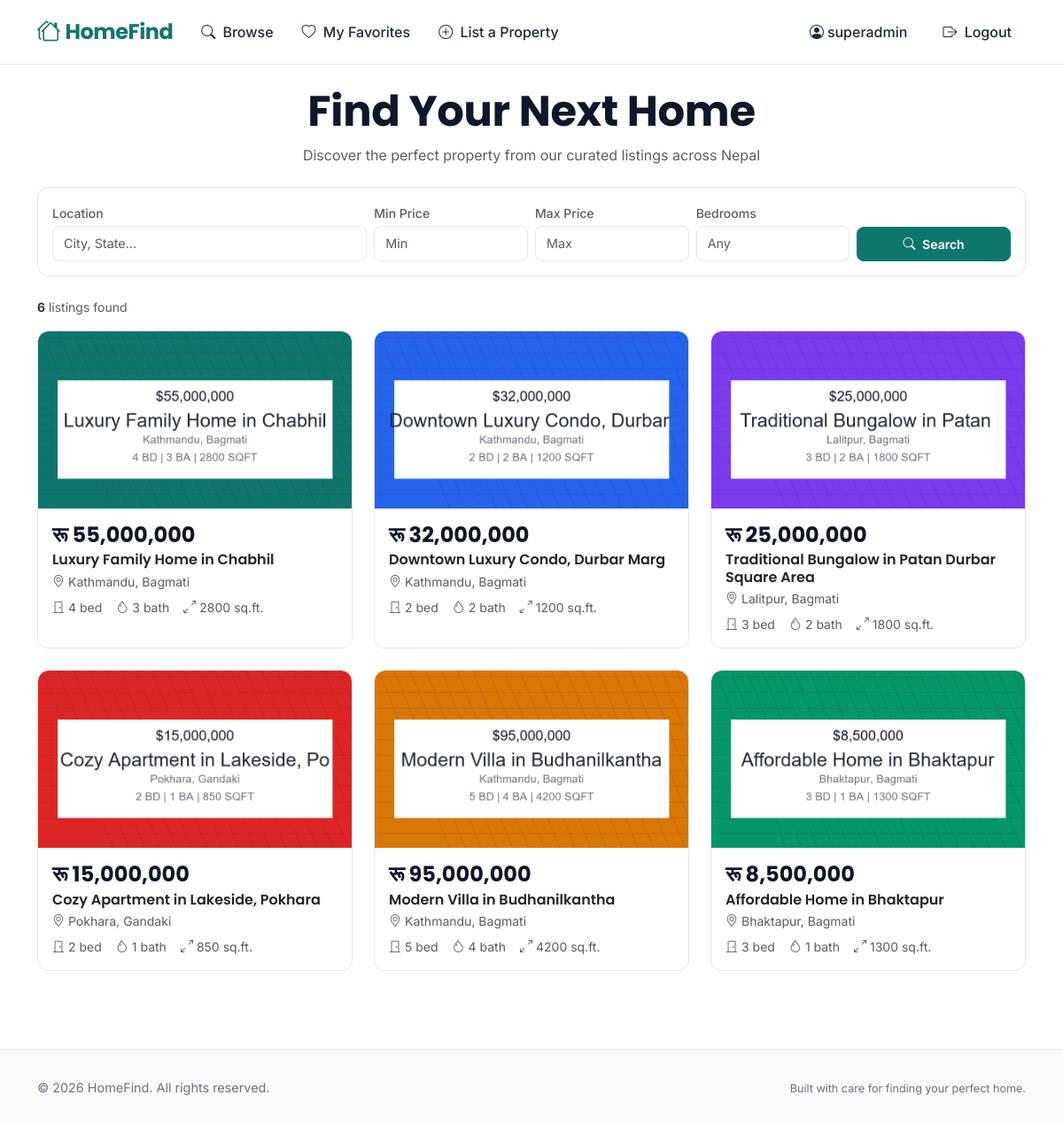
The app's page / (signed in) with its own data.
### listings/models.py (models this page shows, shortened)
class Listing(models.Model):
    agent = models.ForeignKey(Agent, on_delete=models.CASCADE)
    property_type = models.ForeignKey(PropertyType, on_delete=models.CASCADE)
    title = models.CharField(max_length=200)
    description = models.TextField(blank=True)
    price = models.DecimalField(max_digits=10, decimal_places=2)
    bedrooms = models.IntegerField()
    bathrooms = models.IntegerField()
    square_feet = models.IntegerField()
    address = models.CharField(max_length=200)
    city = models.CharField(max_length=200)
    state = models.CharField(max_length=200)
    zip_code = models.CharField(max_length=10)
    created_at = models.DateTimeField(auto_now_add=True)

class ListingImage(models.Model):
    listing = models.ForeignKey(Listing, on_delete=models.CASCADE)
    image = models.ImageField(upload_to='listings/')
    uploaded_at = models.DateTimeField(auto_now_add=True)

### listings/views.py (the view)
# urls.py: path('', views.listing_list, name='listing_list'),
def listing_list(request):
    listings = Listing.objects.all()
    location = request.GET.get('location')
    min_price = request.GET.get('min_price')
    max_price = request.GET.get('max_price')
    bedrooms = request.GET.get('bedrooms')
    if location:
        listings = listings.filter(city__icontains=location)
    if min_price:
        listings = listings.filter(price__gte=min_price)
    if max_price:
        listings = listings.filter(price__lte=max_price)
    if bedrooms:
        listings = listings.filter(bedrooms=bedrooms)
    return render(request, 'listings/listing_list.html', {'listings': listings})

### templates/listings/listing_list.html (shortened to what this page needs)
{% extends 'listings/base.html' %}
{% load humanize %}
{% block content %}
<div class="container py-4">
    <div class="text-center mb-4">
        <h1 class="section-title display-5 fw-bold">Find Your Next Home</h1>
        <p class="text-muted fs-6">Discover the perfect property from our curated listings across Nepal</p>
    </div>
    <div class="card-custom p-3 mb-4">
        <form method="get" class="row g-2 align-items-end">
            <div class="col-md-4">
                <label class="form-label small fw-medium text-muted mb-1">Location</label>
                <input type="text" name="location" class="form-control form-control-sm" placeholder="City, State..." value="{{ request.GET.location }}">
            </div>
            <div class="col-md-2">
                <label class="form-label small fw-medium text-muted mb-1">Min Price</label>
                <input type="number" name="min_price" class="form-control form-control-sm" placeholder="Min" value="{{ request.GET.min_price }}">
            </div>
            <div class="col-md-2">
                <label class="form-label small fw-medium text-muted mb-1">Max Price</label>
                <input type="number" name="max_price" class="form-control form-control-sm" placeholder="Max" value="{{ request.GET.max_price }}">
            </div>
            <div class="col-md-2">
                <label class="form-label small fw-medium text-muted mb-1">Bedrooms</label>
                <input type="number" name="bedrooms" class="form-control form-control-sm" placeholder="Any" value="{{ request.GET.bedrooms }}">
            </div>
            <div class="col-md-2 d-grid">
                <button type="submit" class="btn btn-primary btn-sm py-2"><i class="bi bi-search me-1"></i> Search</button>
            </div>
        </form>
    </div>
    <div class="d-flex align-items-center justify-content-between mb-3">
        <p class="text-muted mb-0 small"><span class="fw-semibold text-dark">{{ listings|length }}</span> listing{{ listings|length|pluralize }} found</p>
    </div>
    {% if listings %}
    <div class="row g-4">
        {% for listing in listings %}
        <div class="col-md-6 col-lg-4">
            <a href="{% url 'listing_detail' listing.pk %}" class="text-decoration-none">
                <div class="card-custom overflow-hidden h-100">
                    {% with first_image=listing.listingimage_set.first %}
                    {% if first_image %}
                    <div class="ratio ratio-16x9" style="min-height: 200px;">
                        <img src="{{ first_image.image.url }}" alt="{{ listing.title }}" class="card-img-top" style="object-fit: cover;">
                    </div>
                    {% endif %}
                    {% endwith %}
                    <div class="p-3">
                        <h3 class="price-text h4 mb-1">रू {{ listing.price|floatformat:0|intcomma }}</h3>
                        <h6 class="fw-semibold mb-1 text-dark">{{ listing.title }}</h6>
                        <p class="text-muted small mb-2"><i class="bi bi-geo-alt me-1"></i>{{ listing.city }}, {{ listing.state }}</p>
                        <div class="d-flex gap-3 small text-muted">
                            <span><i class="bi bi-door-closed me-1"></i>{{ listing.bedrooms }} bed</span>
                            <span><i class="bi bi-droplet me-1"></i>{{ listing.bathrooms }} bath</span>
                            <span><i class="bi bi-arrows-angle-expand me-1"></i>{{ listing.square_feet }} sq.ft.</span>
                        </div>
                    </div>
                </div>
            </a>
        </div>
        {% endfor %}
    </div>
    {% endif %}
</div>
{% endblock %}

### templates/listings/base.html (shortened to what this page needs)
<!DOCTYPE html>
{% load static %}
<html lang="en">
<head>
    <link href="https://cdn.jsdelivr.net/npm/bootstrap@5.3.2/dist/css/bootstrap.min.css" rel="stylesheet">
    <link rel="stylesheet" href="https://cdn.jsdelivr.net/npm/bootstrap-icons@1.11.3/font/bootstrap-icons.min.css">
</head>
<body>
    <nav class="navbar navbar-expand-lg sticky-top">
        <div class="container">
            <a class="navbar-brand d-flex align-items-center" href="{% url 'listing_list' %}">
                <i class="bi bi-houses"></i> HomeFind
            </a>
            <div class="collapse navbar-collapse" id="navbarNav">
                <ul class="navbar-nav me-auto">
                    <li class="nav-item">
                        <a class="nav-link" href="{% url 'listing_list' %}"><i class="bi bi-search me-1"></i> Browse</a>
                    </li>
                    {% if user.is_authenticated %}
                    <li class="nav-item">
                        <a class="nav-link" href="{% url 'my_favorites' %}"><i class="bi bi-heart me-1"></i> My Favorites</a>
                    </li>
                    <li class="nav-item">
                        <a class="nav-link" href="{% url 'create_listing' %}"><i class="bi bi-plus-circle me-1"></i> List a Property</a>
                    </li>
                    {% endif %}
                </ul>
                <ul class="navbar-nav">
                    {% if user.is_authenticated %}
                    <li class="nav-item d-flex align-items-center">
                        <span class="nav-link text-muted small me-2"><i class="bi bi-person-circle me-1"></i>{{ user.username }}</span>
                    </li>
                    <li class="nav-item">
                        <a class="nav-link text-danger" href="{% url 'logout' %}"><i class="bi bi-box-arrow-right me-1"></i> Logout</a>
                    </li>
                    {% endif %}
                </ul>
            </div>
        </div>
    </nav>
    {% block content %}{% endblock %}
    <footer>
        <div class="container">
            <div class="row align-items-center">
                <div class="col-md-6">
                    <p class="mb-0">&copy; {% now "Y" %} HomeFind. All rights reserved.</p>
                </div>
                <div class="col-md-6 text-md-end">
                    <span class="small">Built with care for finding your perfect home.</span>
                </div>
            </div>
        </div>
    </footer>
</body>
</html>

### templates/listings/base.html (style rules this page uses)
:root { --primary: #0F766E; --primary-dark: #0D5E57; --primary-light: #14B8A6; --text: #1F2937; --text-muted: #6B7280; --border: #E5E7EB; --card-bg: #FFFFFF; --bg: #FFFFFF; --bg-alt: #F9FAFB; }
body { font-family: 'Inter', sans-serif; color: var(--text); background: var(--bg); }
h1, h2, h3, h4, h5, h6, .heading-font { font-family: 'Poppins', sans-serif; font-weight: 600; }
.navbar { background: var(--card-bg) !important; border-bottom: 1px solid var(--border); padding: 0.75rem 0; }
.navbar-brand { font-family: 'Poppins', sans-serif; font-weight: 700; font-size: 1.5rem; color: var(--primary) !important; letter-spacing: -0.5px; }
.navbar-brand i { font-size: 1.6rem; margin-right: 0.4rem; }
.nav-link { font-weight: 500; color: var(--text) !important; padding: 0.5rem 1rem !important; border-radius: 8px; transition: all 0.2s; }
.btn-primary { background: var(--primary) !important; border-color: var(--primary) !important; font-weight: 600; padding: 0.5rem 1.25rem; border-radius: 8px; transition: all 0.2s; }
.card-custom { background: var(--card-bg); border: 1px solid var(--border); border-radius: 12px; transition: all 0.3s ease; }
footer { background: var(--bg-alt); border-top: 1px solid var(--border); padding: 2rem 0; margin-top: 4rem; color: var(--text-muted); font-size: 0.9rem; }
.price-text { font-family: 'Poppins', sans-serif; font-weight: 700; color: #0F172A; }
.section-title { font-family: 'Poppins', sans-serif; font-weight: 700; color: #0F172A; letter-spacing: -0.3px; }

### templates/listings/listing_list.html (style rules this page uses)
.form-control, .form-control-sm { border: 1px solid var(--border); border-radius: 8px; font-size: 0.9rem; padding: 0.5rem 0.75rem; }
.card-custom { cursor: pointer; }
.ratio-16x9 { border-radius: 12px 12px 0 0; overflow: hidden; }

### records on screen
Listing: listingimage_set.first.image (picture), price "55,000,000", title "Luxury Family Home in Chabhil", city "Kathmandu", state "Bagmati", bedrooms "4", bathrooms "3", square_feet "2800"
Listing: listingimage_set.first.image (picture), price "32,000,000", title "Downtown Luxury Condo, Durbar Marg", city "Kathmandu", state "Bagmati", bedrooms "2", bathrooms "2", square_feet "1200"
Listing: listingimage_set.first.image (picture), price "25,000,000", title "Traditional Bungalow in Patan Durbar Square Area", city "Lalitpur", state "Bagmati", bedrooms "3", bathrooms "2", square_feet "1800"
Listing: listingimage_set.first.image (picture), price "15,000,000", title "Cozy Apartment in Lakeside, Pokhara", city "Pokhara", state "Gandaki", bedrooms "2", bathrooms "1", square_feet "850"
Listing: listingimage_set.first.image (picture), price "95,000,000", title "Modern Villa in Budhanilkantha", city "Kathmandu", state "Bagmati", bedrooms "5", bathrooms "4", square_feet "4200"
Listing: listingimage_set.first.image (picture), price "8,500,000", title "Affordable Home in Bhaktapur", city "Bhaktapur", state "Bagmati", bedrooms "3", bathrooms "1", square_feet "1300"

### other values on screen
{{ user.username }} "superadmin"
{{ listings|length }} "6"
